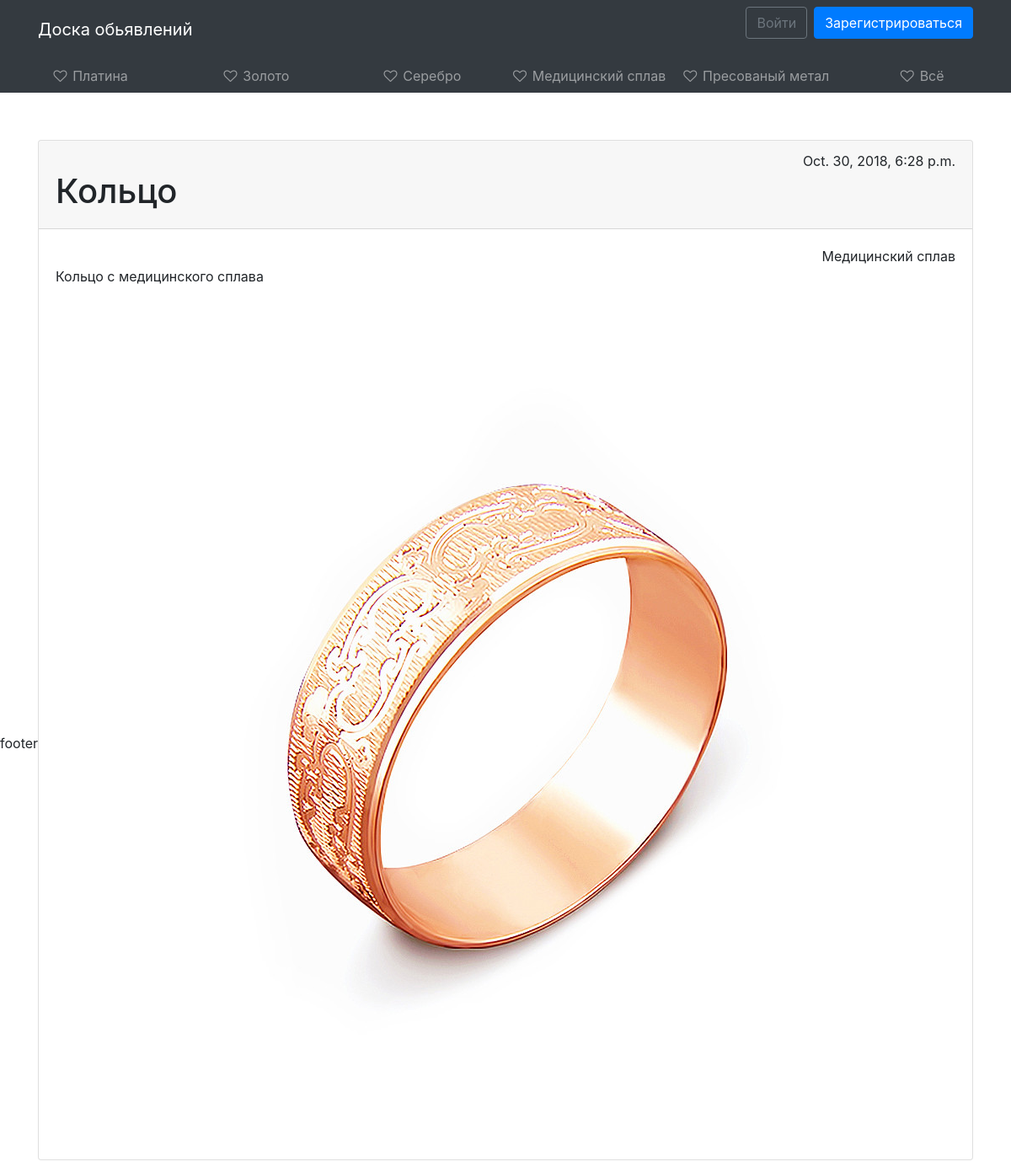
The page /detail/4 on the database as committed earlier.
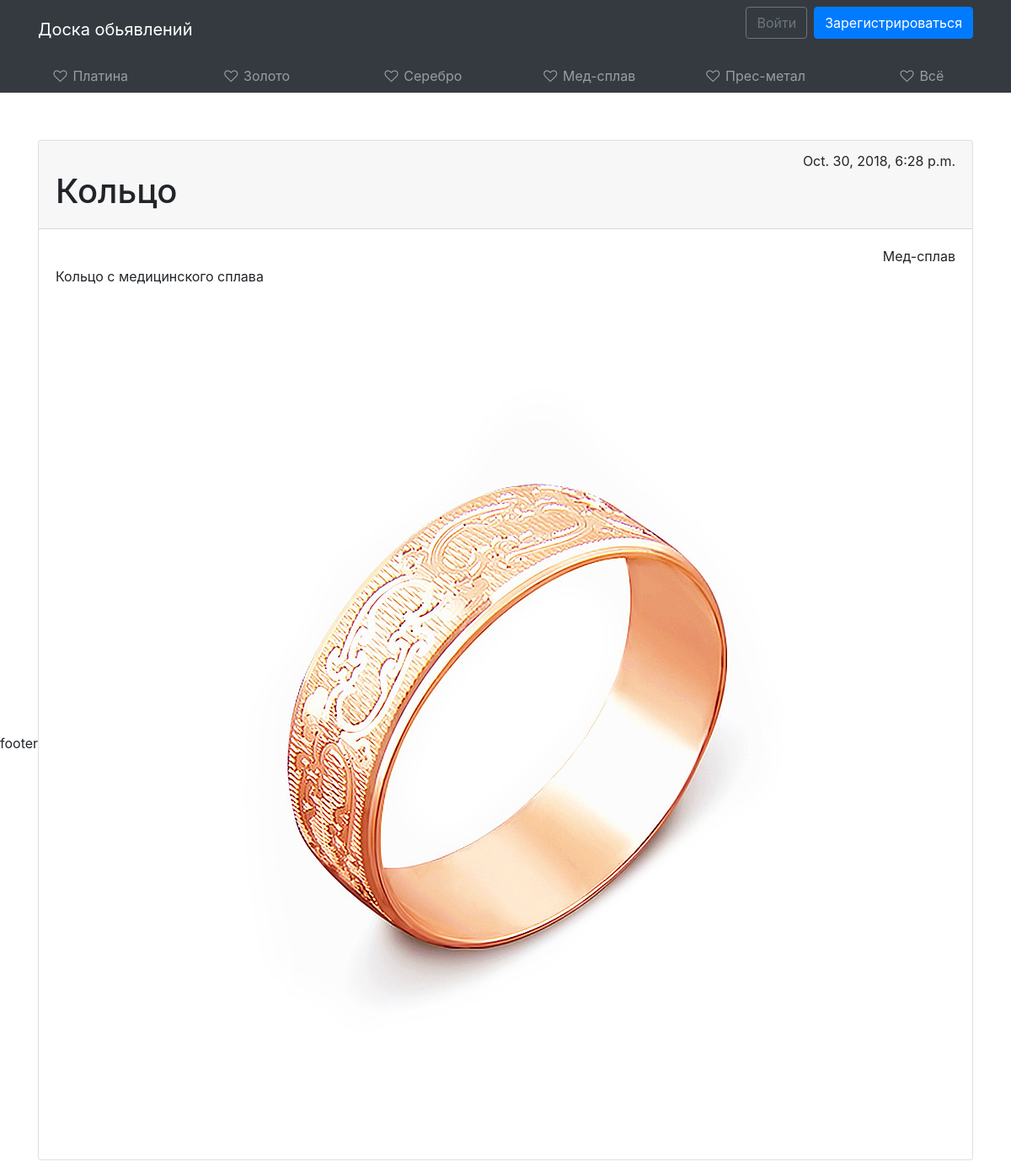
The same page on the database as committed later.
### core/models.py (models this page shows, shortened)
class Category(models.Model):
    category_name = models.CharField(max_length = 20, blank=False, verbose_name=u'category name')

class Product(models.Model):
    DELETED = 0
    TO_MODERETION = 1
    ACTIVE = 2
    MODERATING = (
        (DELETED, 'Deleted'),
        (TO_MODERETION, 'To moderation'),
        (ACTIVE, 'Active')
    )
    STANDART = 0
    VIP = 1
    TO_VIP = (
        (STANDART, 'Standart'),
        (VIP, 'VIP')
    )
    VIP_MODER = (
        (STANDART, 'OK'),
        (VIP, 'Want VIP')
    )
    product_user = models.ForeignKey(User, on_delete=models.CASCADE, verbose_name=u'user', default='')
    product_category = models.ForeignKey('Category', on_delete=models.DO_NOTHING, verbose_name=u'category', related_name='product')
    product_name = models.CharField(max_length=20, blank=False, verbose_name=u'name')
    product_image = models.ImageField(verbose_name=u'foto', default='images/No-image.jpg')
    product_info = models.TextField(verbose_name=u'info')
    product_price = models.PositiveIntegerField(verbose_name=u'price')
    product_status = models.IntegerField(choices=MODERATING, default=TO_MODERETION, verbose_name=u'status')
    product_vip = models.IntegerField(choices=TO_VIP, default=STANDART, verbose_name=u'VIP status')
    product_vip_moderation = models.IntegerField(choices=VIP_MODER, default=STANDART, verbose_name=u'VIP moderation')
    product_datatime_creation = models.DateTimeField(verbose_name=u'Created', auto_now_add=True)

### core/views.py (the view)
# urls.py: path('detail/<int:pid>', views.detail, name='detail'),
def detail(request, pid):
    context = {}
    context['category'] = Category.objects.all()
    context['product'] = Product.objects.get(id=pid)
    return render(request, template_name='core/detail.html', context=context)

### templates/core/detail.html (shortened to what this page needs)
{% extends 'base.html' %}
{% load staticfiles %}
{% block content %}
<div class="container">
    <div class="row">
        <div class="col col-12 mt-5">
            <div class="card">
                <div class="card-header">
                    <div class="text-right">
                        <p1>{{ product.product_datatime_creation }}</p1>
                    </div>
                    <h1>{{ product.product_name }}</h1>
                </div>
                <div class="card-body">
                    <div class="text-right">
                        {{ product.product_category.category_name }}
                    </div>
                    <p>{{ product.product_info }}</p>
                    <div class="row justify-content-center">
                        <img src="{{ product.product_image.url }}" alt="..." style="max-width: 100%;">
                    </div>
                </div>
            </div>
        </div>
    </div>
</div>
{% endblock %}

### templates/base.html (shortened to what this page needs)
{% load staticfiles %}
<html lang="en">
<head>
    <link rel="stylesheet" href="https://stackpath.bootstrapcdn.com/bootstrap/4.1.3/css/bootstrap.min.css">
    <link rel="stylesheet" href="https://cdnjs.cloudflare.com/ajax/libs/font-awesome/4.7.0/css/font-awesome.css">
    <link rel="stylesheet" href="{% static '/css/style.css' %}">
</head>
<body>
{% include 'header.html' %}
{% block sidebar %}
<div class="container-fluid h-100">
    <div class="row d-flex flex-row">
        <aside class="col-1 col-md-2 col-lg-12 h-md-100 p-0 bg-dark top">
            <nav class="navbar navbar-expand navbar-dark bg-dark p-0 px-lg-2">
                <div class="collapse navbar-collapse">
                    <ul class="flex-column flex-lg-row navbar-nav w-100 justify-content-center align-items-center align-items-sm-start text-left text-lg-center">
                        {% for item in category %}
                        <li class="nav-item w-100">
                            <a class="nav-link text-truncate" href="{% url 'category' pid=item.id %}"><i class="fa fa-heart-o fa-fw"></i> <span class="d-none d-md-inline">{{ item.category_name }}</span></a>
                        </li>
                        {% endfor %}
                        <li class="nav-item w-100">
                            <a class="nav-link text-truncate" href="{% url 'all' %}"><i class="fa fa-heart-o fa-fw"></i> <span class="d-none d-md-inline">Всё</span></a>
                        </li>
                    </ul>
                </div>
            </nav>
        </aside>
        <main class="col-11 col-md-10 col-lg-12 bg-faded py-2">
            {% endblock %}
            {% block content %}{% endblock %}
        </main>
    </div>
</div>
<div>
    {% include 'footer.html' %}
</div>
</body>
</html>

Rows that differ between the two databases and show on the page:
changed Category: category_name "Медицинский сплав" → "Мед-сплав"
changed Category: category_name "Пресованый метал" → "Прес-метал"
changed Product "Кольцо": product_category.category_name "Медицинский сплав" → "Мед-сплав"
